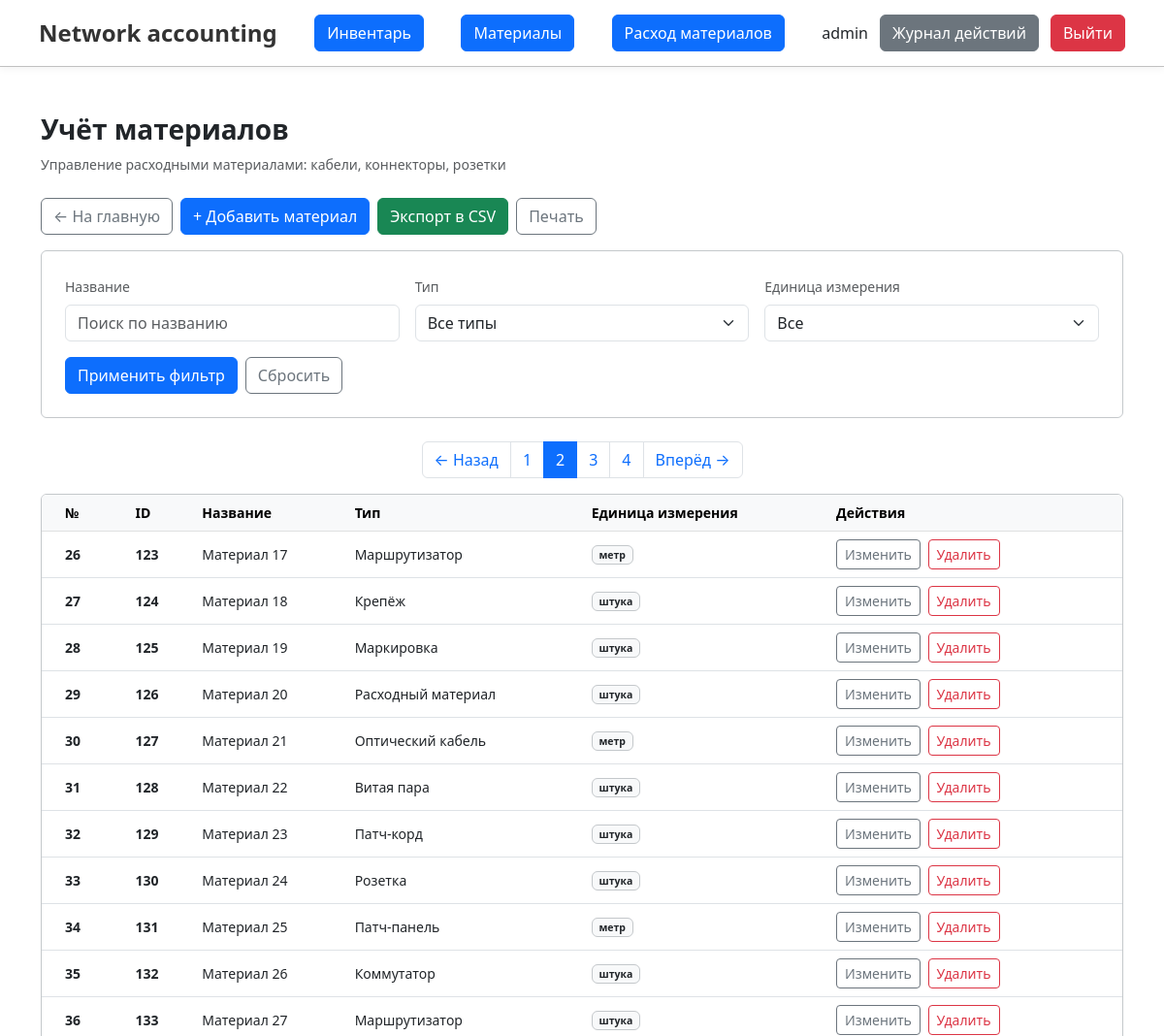
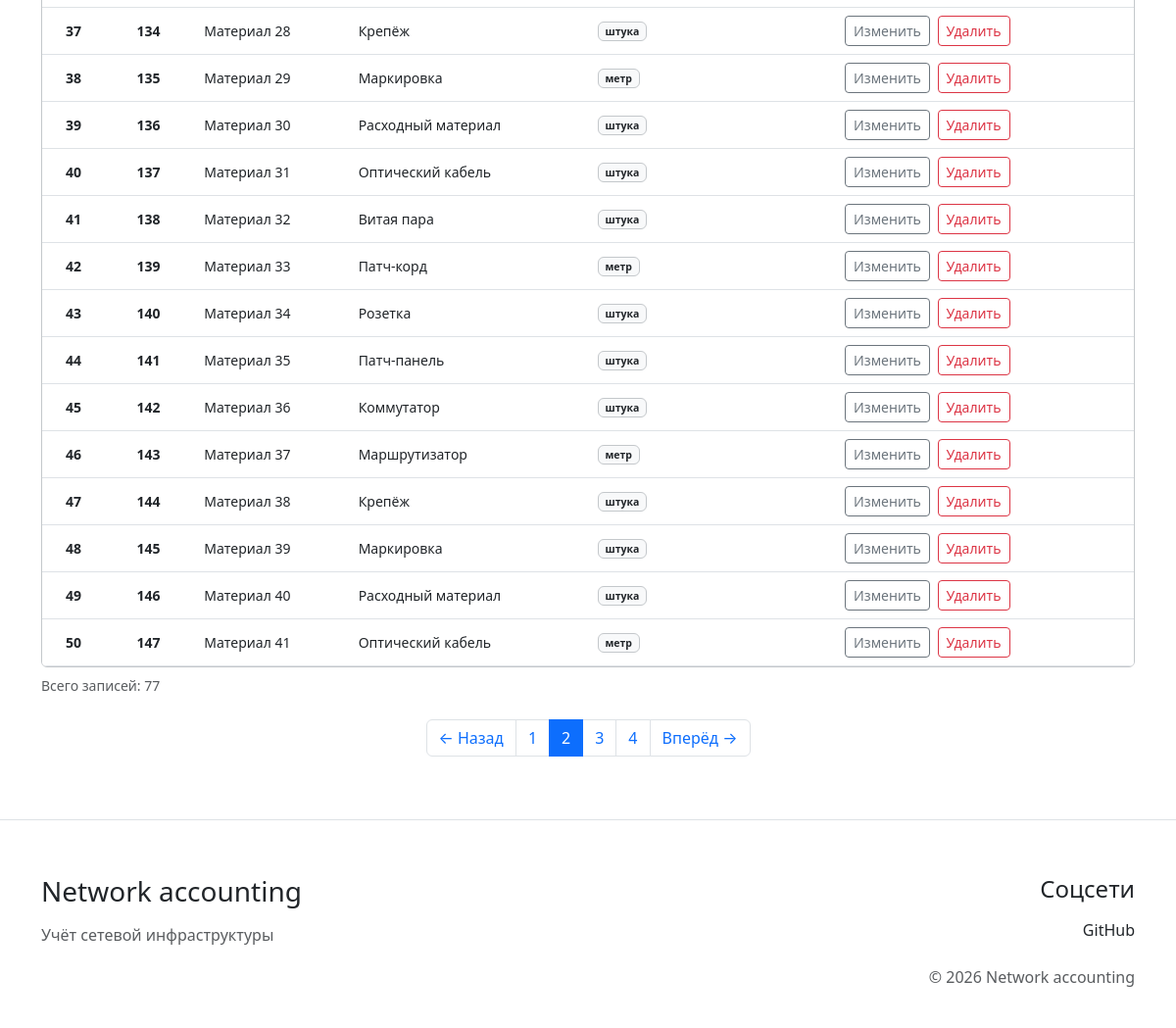
/controllers/materials/materials_view.php?page=2 (signed in), run on the app's committed database (2 pictures, top to bottom).
### tables this page shows
CREATE TABLE `materials` (
  `id` int(11) NOT NULL AUTO_INCREMENT,
  `name` varchar(100) NOT NULL,
  `type` int(11) NOT NULL,
  `unit` enum('m','pcs') NOT NULL,
  PRIMARY KEY (`id`),
  KEY `fk_material_type` (`type`),
  CONSTRAINT `fk_material_type` FOREIGN KEY (`type`) REFERENCES `material_type` (`id`) ON UPDATE CASCADE
);

CREATE TABLE `material_type` (
  `id` int(11) NOT NULL AUTO_INCREMENT,
  `name` varchar(255) NOT NULL,
  `display_name` varchar(255) NOT NULL,
  PRIMARY KEY (`id`)
);

### app/includes/functions.php (called while the page is built, shortened)
<?php
function getAllMaterialsFiltered($pdo, $page = 1, $perPage = 10, $filters = [])
{
    $offset = ($page - 1) * $perPage;
    $where = [];
    $params = [];
    $whereClause = $where ? "WHERE " . implode(" AND ", $where) : "";
    $countSql = "SELECT COUNT(*) FROM materials m $whereClause";
    $countStmt = $pdo->prepare($countSql);
    $countStmt->execute();
    $total = $countStmt->fetchColumn();
    $sql = "SELECT
                m.*,
                mt.display_name as type_name
            FROM materials m
            LEFT JOIN material_type mt ON m.type = mt.id
            $whereClause
            ORDER BY m.id
            LIMIT $offset, $perPage";
    $stmt = $pdo->prepare($sql);
    $stmt->execute();
    return [
        'materials' => $stmt->fetchAll(),
        'total' => $total,
        'page' => $page,
        'perPage' => $perPage,
        'totalPages' => ceil($total / $perPage)
    ];
}
?>

### app/view/materials/materials.php (the view, shortened to what this page needs)
<?php include '../../app/includes/header.php'; ?>
    <div class="container my-5">
        <div class="row mb-4">
            <div class="col-12">
                <h1 class="h3 mb-2 fw-bold">Учёт материалов</h1>
                <div class="text-muted small">
                    <span>Управление расходными материалами: кабели, коннекторы, розетки</span>
                </div>
            </div>
        </div>
        <div class="row mb-4">
            <div class="col-12">
                <div class="mb-3 d-flex gap-2">
                    <a href="../../" class="btn btn-outline-secondary">
                        &larr; На главную
                    </a>
                    <a href="../../app/view/materials/insert_material.php" class="btn btn-primary">
                        + Добавить материал
                    </a>
                    <a href="../export_to_csv.php?type=materials" class="btn btn-success">
                        Экспорт в CSV
                    </a>
                    <div>
                        <button onclick="printDiv2('printable-table2')" type="button" class="btn btn-outline-secondary">
                            Печать
                        </button>
                    </div>
                </div>
                <div class="card border-secondary-subtle">
                    <div class="card-body p-4">
                        <form method="GET" action="" class="row g-3">
                            <div class="col-md-4">
                                <label class="form-label small fw-medium text-muted">Название</label>
                                <input type="text" name="name" class="form-control"
                                       value="<?php echo htmlspecialchars($_GET['name'] ?? ''); ?>"
                                       placeholder="Поиск по названию">
                            </div>
                            <div class="col-md-4">
                                <label class="form-label small fw-medium text-muted">Тип</label>
                                <select name="type" class="form-select">
                                    <option value="">Все типы</option>
                                </select>
                            </div>
                            <div class="col-md-4">
                                <label class="form-label small fw-medium text-muted">Единица измерения</label>
                                <select name="unit" class="form-select">
                                    <option value="">Все</option>
                                </select>
                            </div>
                            <div class="col-12 d-flex gap-2">
                                <button type="submit" class="btn btn-primary">Применить фильтр</button>
                                <a href="?" class="btn btn-outline-secondary">Сбросить</a>
                            </div>
                        </form>
                    </div>
                </div>
            </div>
        </div>
        <?php if (isset($result['totalPages']) && $result['totalPages'] > 1): ?>
            <div class="row">
                <div class="col-12">
                    <nav aria-label="Навигация по страницам">
                        <ul class="pagination justify-content-center">
                            <li class="page-item <?php echo ($result['page'] <= 1) ? 'disabled' : ''; ?>">
                                <a class="page-link text-primary"
                                   href="?page=<?php echo max(1, $result['page'] - 1); ?>">
                                    &larr; Назад
                                </a>
                            </li>
                            <?php for ($i = 1; $i <= $result['totalPages']; $i++): ?>
                                <li class="page-item <?php echo ($i == $result['page']) ? 'active' : ''; ?>">
                                    <a class="page-link" href="?page=<?php echo $i; ?>">
                                        <?php echo $i; ?>
                                    </a>
                                </li>
                            <?php endfor; ?>
                            <li class="page-item <?php echo ($result['page'] >= $result['totalPages']) ? 'disabled' : ''; ?>">
                                <a class="page-link text-primary"
                                   href="?page=<?php echo min($result['totalPages'], $result['page'] + 1); ?>">
                                    Вперёд &rarr;
                                </a>
                            </li>
                        </ul>
                    </nav>
                </div>
            </div>
        <?php endif; ?>
        <div id="printable-table2" class="row mb-4">
            <div class="col-12">
                <div class="table-responsive card border-secondary-subtle bg-white">
                    <div class="card-body p-0">
                        <table class="table table-hover align-middle mb-0">
                            <thead class="table-light text-muted small">
                            <tr>
                                <th class="ps-4">№</th>
                                <?php if (($_SESSION['user_info']['role'] ?? 'null') === 'admin'): ?>
                                    <th class="ps-4">ID</th>
                                <?php endif; ?>
                                <th>Название</th>
                                <th>Тип</th>
                                <th>Единица измерения</th>
                                <th class="pe-4">Действия</th>
                            </tr>
                            </thead>
                            <tbody class="small">
                            <?php if (empty($result['materials'])): ?>
                                <tr>
                                    <td colspan="5" class="text-center py-4 text-muted">
                                        Материалы не найдены
                                    </td>
                                </tr>
                            <?php else: ?>
                                <?php foreach ($result['materials'] as $material): ?>
                                    <tr>
                                        <th class="ps-4"><?= $offset++ ?></th>
                                        <?php if (($_SESSION['user_info']['role'] ?? 'null') === 'admin'): ?>
                                            <th class="ps-4 fw-bold"><?= $material['id']; ?></th>
                                        <?php endif; ?>
                                        <td><?php echo htmlspecialchars($material['name']); ?></td>
                                        <td><?php echo htmlspecialchars($material['type_name']); ?></td>
                                        <td>
                                            <?php
                                            if ($material['unit'] == 'm') {
                                                echo '<span class="badge bg-light text-dark border border-secondary-subtle">метр</span>';
                                            } else {
                                                echo '<span class="badge bg-light text-dark border border-secondary-subtle">штука</span>';
                                            }
                                            ?>
                                        </td>
                                        <td class="pe-4">
                                            <?php if (isset($_SESSION['user_info']) && !empty($_SESSION['user_info'])): ?>
                                                <a href="../../app/view/materials/update_material.php?id=<?php echo $material['id']; ?>"
                                                   class="btn btn-sm btn-outline-secondary me-1">
                                                    Изменить
                                                </a>
                                                <a href="?action=delete&id=<?php echo $material['id']; ?>"
                                                   class="btn btn-sm btn-outline-danger"
                                                   onclick="return confirm('Удалить материал?')">
                                                    Удалить
                                                </a>
                                            <?php endif; ?>
                                        </td>
                                    </tr>
                                <?php endforeach; ?>
                            <?php endif; ?>
                            </tbody>
                        </table>
                    </div>
                </div>
                <?php if (!empty($result['materials'])): ?>
                    <div class="mt-2 text-muted small">
                        Всего записей: <?php echo $result['total']; ?>
                    </div>
                <?php endif; ?>
            </div>
        </div>
        <?php if (isset($result['totalPages']) && $result['totalPages'] > 1): ?>
            <div class="row">
                <div class="col-12">
                    <nav aria-label="Навигация по страницам">
                        <ul class="pagination justify-content-center">
                            <li class="page-item <?php echo ($result['page'] <= 1) ? 'disabled' : ''; ?>">
                                <a class="page-link text-primary"
                                   href="?page=<?php echo max(1, $result['page'] - 1); ?>">
                                    &larr; Назад
                                </a>
                            </li>
                            <?php for ($i = 1; $i <= $result['totalPages']; $i++): ?>
                                <li class="page-item <?php echo ($i == $result['page']) ? 'active' : ''; ?>">
                                    <a class="page-link" href="?page=<?php echo $i; ?>">
                                        <?php echo $i; ?>
                                    </a>
                                </li>
                            <?php endfor; ?>
                            <li class="page-item <?php echo ($result['page'] >= $result['totalPages']) ? 'disabled' : ''; ?>">
                                <a class="page-link text-primary"
                                   href="?page=<?php echo min($result['totalPages'], $result['page'] + 1); ?>">
                                    Вперёд &rarr;
                                </a>
                            </li>
                        </ul>
                    </nav>
                </div>
            </div>
        <?php endif; ?>
    </div>
<?php include '../../app/includes/footer.php'; ?>

### public/assets/css/style.css (style rules this page uses)
html, body { height: 100%; margin: 0; padding: 0; }
body { display: flex; flex-direction: column; min-height: 100vh; }

### data on the page
materials: id "123", name "Материал 17", type.display_name "Маршрутизатор", unit "метр"
materials: id "124", name "Материал 18", type.display_name "Крепёж", unit "штука"
materials: id "125", name "Материал 19", type.display_name "Маркировка", unit "штука"
materials: id "126", name "Материал 20", type.display_name "Расходный материал", unit "штука"
materials: id "127", name "Материал 21", type.display_name "Оптический кабель", unit "метр"
materials: id "128", name "Материал 22", type.display_name "Витая пара", unit "штука"
materials: id "129", name "Материал 23", type.display_name "Патч-корд", unit "штука"
materials: id "130", name "Материал 24", type.display_name "Розетка", unit "штука"
materials: id "131", name "Материал 25", type.display_name "Патч-панель", unit "метр"
materials: id "132", name "Материал 26", type.display_name "Коммутатор", unit "штука"
materials: id "133", name "Материал 27", type.display_name "Маршрутизатор", unit "штука"
materials: id "134", name "Материал 28", type.display_name "Крепёж", unit "штука"
materials: id "135", name "Материал 29", type.display_name "Маркировка", unit "метр"
materials: id "136", name "Материал 30", type.display_name "Расходный материал", unit "штука"
materials: id "137", name "Материал 31", type.display_name "Оптический кабель", unit "штука"
materials: id "138", name "Материал 32", type.display_name "Витая пара", unit "штука"
materials: id "139", name "Материал 33", type.display_name "Патч-корд", unit "метр"
materials: id "140", name "Материал 34", type.display_name "Розетка", unit "штука"
materials: id "141", name "Материал 35", type.display_name "Патч-панель", unit "штука"
materials: id "142", name "Материал 36", type.display_name "Коммутатор", unit "штука"
materials: id "143", name "Материал 37", type.display_name "Маршрутизатор", unit "метр"
materials: id "144", name "Материал 38", type.display_name "Крепёж", unit "штука"
materials: id "145", name "Материал 39", type.display_name "Маркировка", unit "штука"
materials: id "146", name "Материал 40", type.display_name "Расходный материал", unit "штука"
materials: id "147", name "Материал 41", type.display_name "Оптический кабель", unit "метр"

### other printed values
$_SESSION['user_info']['login'] "admin"
$result['total'] "77"
